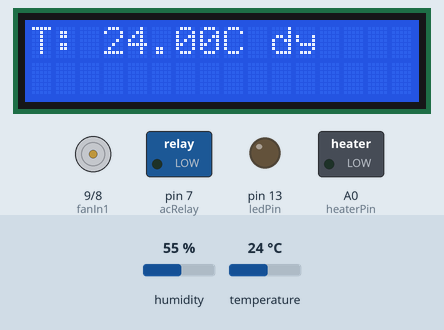
Bench run of a sketch on a simulated Arduino Uno, built with avr-gcc and run on an emulated ATmega328P. On the bench: 16×2 character LCD, motor-driver pin pairs drawn as motors (green arrow = first pin HIGH = forward, orange = second pin HIGH = backward, longer = more drive, scaled by the enable pin), switched loads named in the sketch (green lamp = pin HIGH), output pins drawn as LEDs (lit = HIGH). The inputs (shaded band) are chosen by the test bench; at power-on: temperature 24 °C, humidity 55 %.

Above: at 2.2 s.
2.3 s: temperature set to 20.7 °C
At 4.5 s:
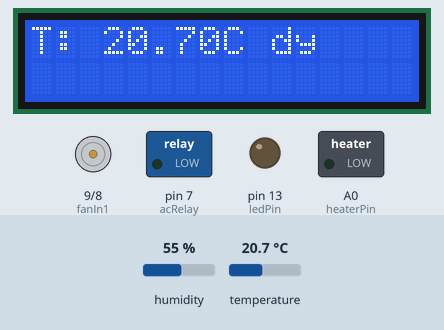
5.0 s: temperature set to 19.5 °C
At 6.3 s:
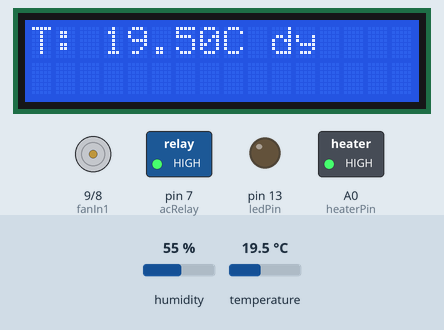
7.7 s: temperature set to 28 °C
At 9.9 s:
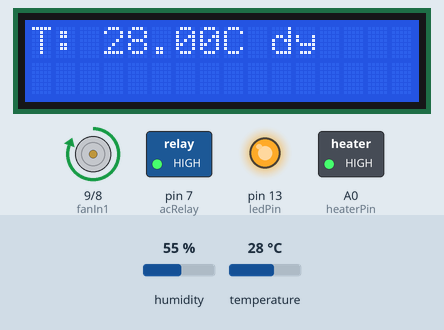
Timing chart, 0 to 11.4 s (numbered marks = the images above; inputs shaded):
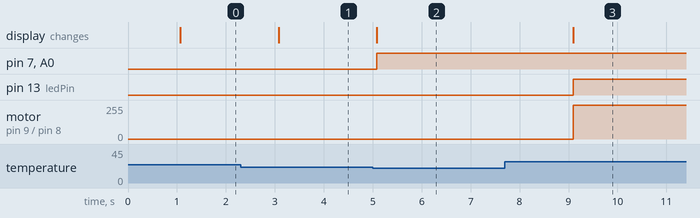

The sketch:

lcdtemp.ino
```cpp
#include <DHT.h>
#include <LiquidCrystal.h>

#define DHTPIN 6
#define DHTTYPE DHT22
const int rs=12, en=11, d4=5, d5=4, d6=3, d7=2;
LiquidCrystal lcd(rs, en, d4, d5, d6, d7);
DHT dht(DHTPIN, DHTTYPE);

const int fanEnable = 10;
const int fanIn1 = 9;
const int fanIn2 = 8;
const int acRelay = 7;
const int ledPin = 13;
const int heaterPin = A0;
const float hot = 25.0;
const float cold = 20.0;

void setup() {
  dht.begin();
  lcd.begin(16, 2);

  pinMode(fanEnable, OUTPUT);
  pinMode(fanIn1, OUTPUT);
  pinMode(fanIn2, OUTPUT);
  pinMode(acRelay, OUTPUT);
  pinMode(ledPin, OUTPUT);
  pinMode(heaterPin, OUTPUT);

  lcd.print("System Ready");
  delay(1000);
}

void loop() {
  float temp = dht.readTemperature();

  lcd.setCursor(0, 0);
  lcd.print("T: "); lcd.print(temp); lcd.print("C ");

  if (temp >= hot) {
    digitalWrite(ledPin, HIGH);
    digitalWrite(fanIn1, HIGH);
    digitalWrite(fanIn2, LOW);
    analogWrite(fanEnable, 255);
    digitalWrite(acRelay, HIGH);

    lcd.setCursor(0, 1);
  }

  else if (temp <= cold) {
    digitalWrite(heaterPin, HIGH);
    digitalWrite(fanIn1, LOW);
    digitalWrite(fanIn2, LOW);
    analogWrite(fanEnable, 0);
    digitalWrite(acRelay, HIGH);
    digitalWrite(ledPin, LOW);
    lcd.setCursor(0, 1);
  }

  else {
    digitalWrite(fanIn1, LOW);
    digitalWrite(fanIn2, LOW);
    analogWrite(fanEnable, 0);
    digitalWrite(acRelay, LOW);
    digitalWrite(ledPin, LOW);
    digitalWrite(heaterPin, LOW);
    lcd.setCursor(0, 1);;
  }

  delay(2000);
}
```

Measured:
- the behaviour switches between 20.1 and 20 °C on temperature (found by bisection; images 1 and 2)
- after the input at 2.3 s, the display: changes after 0.78 s (image 1)
- after the input at 5.0 s, pin 7 (acRelay), A0 (heaterPin): LOW → HIGH after 0.09 s; the display: changes after 0.09 s (image 2)
- after the input at 7.7 s, pin 13 (ledPin): LOW → HIGH after 1.4 s; motor on pin 9 (fanIn1) / pin 8 (fanIn2): stopped → forward 255/255 after 1.4 s; the display: changes after 1.4 s (image 3)
